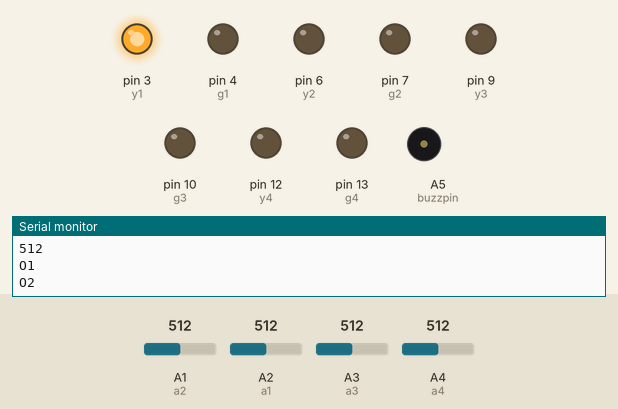
A sketch run on a simulated Arduino Uno, built with avr-gcc and run on an emulated ATmega328P. Parts: output pins drawn as LEDs (lit = HIGH), buzzer (waves = sounding, pin HIGH), the last lines printed to the serial monitor. The inputs (shaded band) are chosen by the test bench; at power-on: A1 (a2) = 512, A2 (a1) = 512, A4 (a4) = 512, A3 (a3) = 512. Pins used as bus, display or sensor lines are not drawn.

Above: at 2.3 s.
2.4 s: A1 (a2) set to 307
At 4.4 s:
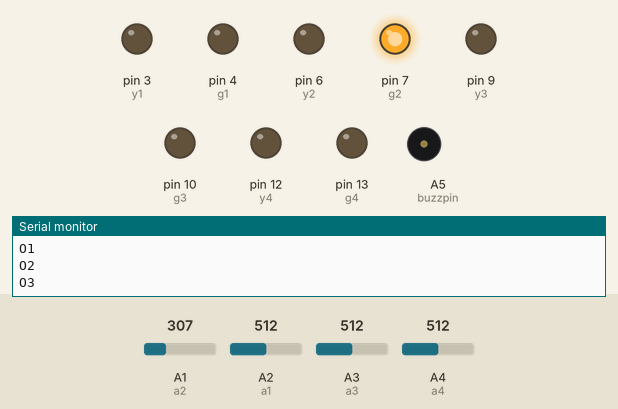
15.5 s: A1 (a2) set to 292
At 20.3 s:
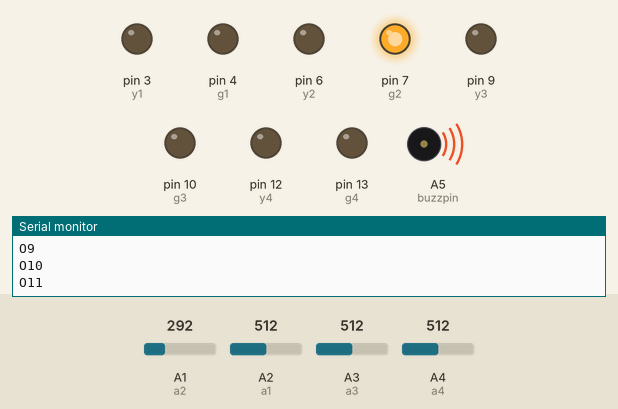
25.0 s: A2 (a1) set to 30
At 29.9 s:
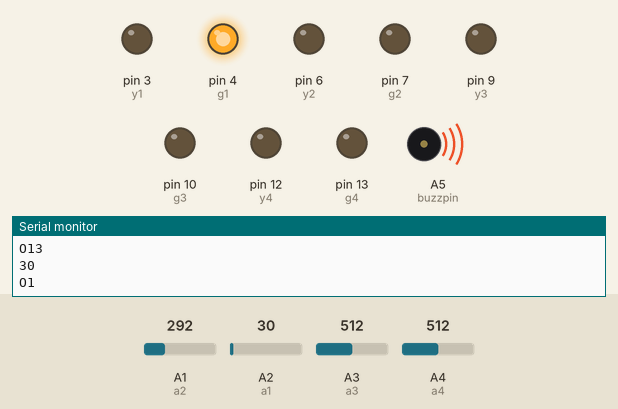
34.0 s: A4 (a4) set to 311
48.0 s: A4 (a4) set to 290
52.6 s: A3 (a3) set to 313
66.5 s: A3 (a3) set to 285
At 78.5 s:
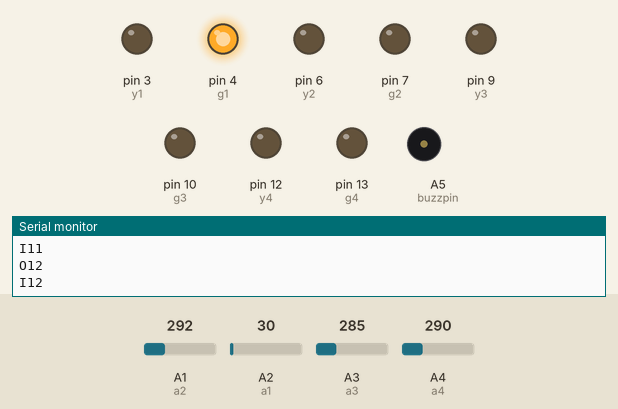
Timing chart, 0 to 80.0 s (numbered marks = the images above; inputs shaded):
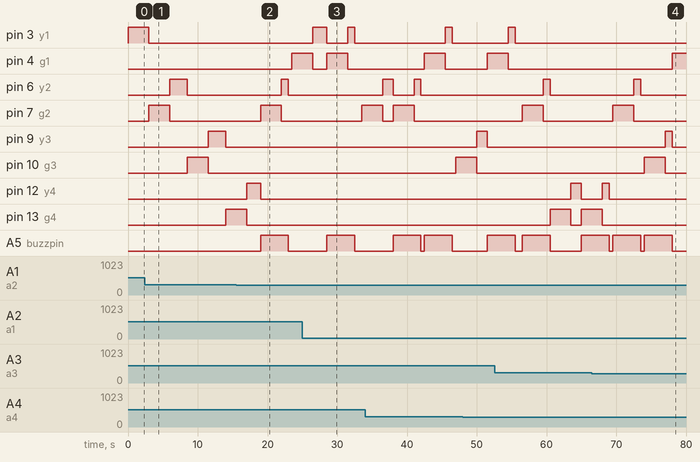

The sketch:

Arduino-code.ino
```cpp
//final project
int r1=2;
int y1=3;
int g1=4;
int r2=5;
int y2=6;
int g2=7;
int r3=8;
int y3=9;
int g3=10;
int r4=11;
int y4=12;
int g4=13;
int a1=A2;
int a2=A1;
int a3=A3;
int a4=A4;
int av1=0;
int av2=0;
int av3=0;
int av4=0;
int r=3000;
int y=1000;
int g=3000;
int du=300;
int buzzpin=A5;
void setup() {
  // put your setup code here, to run once:
  pinMode(r1,OUTPUT);
  pinMode(y1,OUTPUT);
  pinMode(g1,OUTPUT);
  pinMode(r2,OUTPUT);
  pinMode(y2,OUTPUT);
  pinMode(g2,OUTPUT);
  pinMode(r3,OUTPUT);
  pinMode(y3,OUTPUT);
  pinMode(g3,OUTPUT);
  pinMode(r4,OUTPUT);
  pinMode(y4,OUTPUT);
  pinMode(g4,OUTPUT);
  pinMode(a1,INPUT);
  pinMode(a2,INPUT);
  pinMode(a3,INPUT);
  pinMode(a4,INPUT);
  pinMode(buzzpin,OUTPUT);
  Serial.begin(9600);
  red(r1,y1,g1);
  red(r2,y2,g2);
  red(r3,y3,g3);
  red(r4,y4,g4);
}

void loop() {
  // put your main code here, to run repeatedly:
//red(r1,y1,g1);
yellow(r1,y1,g1);
red(r2,y2,g2);
av1=analogRead(a1);
delay(500);
Serial.println(av1);
//Serial.println(av1);
//Serial.println(av2);
//Serial.println(av3);
//Serial.println(av4);
delay(y);
/*delay(r);
yellow(r1,y1,g1);
delay(y);*/
Serial.println("O1");
av1=analogRead(a1);
delay(500);
if(av1<du){
  digitalWrite(buzzpin,HIGH);
  green(r1,y1,g1);
  red(r2,y2,g2);
  red(r3,y3,g3);
  red(r4,y4,g4);
  delay(g);
  yellow(r1,y1,g1);
  delay(y);
  red(r1,y1,g1);//doubt
  Serial.println("I1");
  digitalWrite(buzzpin,LOW);
}av1=0;
Serial.println("O2");
av3=analogRead(a3);
delay(500);
if(av3<du){
  digitalWrite(buzzpin,HIGH);
  green(r3,y3,g3);
  red(r4,y4,g4);
  red(r1,y1,g1);
  red(r2,y2,g2);
  delay(g);
  yellow(r3,y3,g3);
  delay(y);
  red(r3,y3,g3);
  Serial.println("I2");
  digitalWrite(buzzpin,LOW);
}av3=0;
Serial.println("O3");
av4=analogRead(a4);
delay(500);
if(av4<du){
  digitalWrite(buzzpin,HIGH);
green(r4,y4,g4);
 red(r1,y1,g1);
  red(r2,y2,g2);
  red(r3,y3,g3);
delay(g);
yellow(r4,y4,g4);
delay(y);
red(r4,y4,g4);
Serial.println("I3");
digitalWrite(buzzpin,LOW);
}av4=0;
//Serial.println("i am here");
red(r1,y1,g1);
green(r2,y2,g2);
delay(g);
yellow(r2,y2,g2);
delay(y);
av2=analogRead(a2);
delay(500);
Serial.println("O4");
if(av2<du){
  digitalWrite(buzzpin,HIGH);
  green(r2,y2,g2);
  red(r1,y1,g1);
  red(r3,y3,g3);
  red(r4,y4,g4);
  delay(g);
  yellow(r2,y2,g2);
  delay(y);
  red(r2,y2,g2);
  Serial.println("I4");
  digitalWrite(buzzpin,LOW);
}av2=0;
av1=analogRead(a1);
delay(500);
Serial.println("O5");
 if(av1<du){
  digitalWrite(buzzpin,HIGH);
 green(r1,y1,g1);
   red(r2,y2,g2);
  red(r3,y3,g3);
    red(r4,y4,g4);
 delay(g);
 yellow(r1,y1,g1);
 delay(y);
 red(r1,y1,g1);
 Serial.println("I5");
 digitalWrite(buzzpin,LOW);
 }av1=0;
 av4=analogRead(a4);
 delay(500);
 Serial.println("O6");
 if(av4<du){
  digitalWrite(buzzpin,HIGH);
green(r4,y4,g4);
 red(r2,y2,g2);
  red(r3,y3,g3);
  red(r1,y1,g1);
delay(g);
yellow(r4,y4,g4);
delay(y);
red(r4,y4,g4);
Serial.println("I6");
digitalWrite(buzzpin,LOW);
}av4=0;
red(r2,y2,g2);
green(r3,y3,g3);
delay(g);
yellow(r3,y3,g3);
delay(y);
av1=analogRead(a1);
delay(500);
 Serial.println("O9");
 Serial.print("av1 value is");
 Serial.println(av1);
 if(av1<du){
  digitalWrite(buzzpin,HIGH);
green(r1,y1,g1);
red(r2,y2,g2);
red(r3,y3,g3);
red(r4,y4,g4);
 delay(g);
 yellow(r1,y1,g1);
 delay(y);
 red(r1,y1,g1);
 Serial.println("I9");
 digitalWrite(buzzpin,LOW);
 }av1=0;
av3=analogRead(a3);
delay(500);
Serial.println("O7");
if(av3<du){
  digitalWrite(buzzpin,HIGH);
  green(r3,y3,g3);
  red(r1,y1,g1);
  red(r2,y2,g2);
  red(r4,y4,g4);
  delay(g);
  yellow(r3,y3,g3);
  delay(y);
  red(r3,y3,g3);
  Serial.println("I7");
  digitalWrite(buzzpin,LOW);
}av3=0;
 av2=analogRead(a2);
 delay(500);
 Serial.println("O9");
 if(av2<du){
  digitalWrite(buzzpin,HIGH);
green(r2,y2,g2);
red(r1,y1,g1);
red(r3,y3,g3);
red(r4,y4,g4);
 delay(g);
 yellow(r2,y2,g2);
 delay(y);
 red(r2,y2,g2);
 Serial.println("I9");
 digitalWrite(buzzpin,LOW);
 }av2=0;

red(r3,y3,g3);
green(r4,y4,g4);
delay(g);
yellow(r4,y4,g4);
delay(y);
Serial.println("O10");
av4=analogRead(a4);
delay(500);
if(av4<du){
  digitalWrite(buzzpin,HIGH);
  green(r4,y4,g4);
  red(r1,y1,g1);
  red(r2,y2,g2);
  red(r3,y3,g3);
  delay(g);
  yellow(r4,y4,g4);
  delay(y);
  red(r4,y4,g4);
  Serial.println("I10");
  digitalWrite(buzzpin,LOW);
}av4=0;
av2=analogRead(a2);
delay(500);
Serial.println("O11");
 if(av2<du){
  digitalWrite(buzzpin,HIGH);
 green(r2,y2,g2);
 red(r1,y1,g1);
red(r3,y3,g3);
red(r4,y4,g4);
 delay(g);
 yellow(r2,y2,g2);
 delay(y);
 red(r2,y2,g2);
 Serial.println("I11");
 digitalWrite(buzzpin,LOW);
 }av2=0;
 av3=analogRead(a3);
 delay(500);
 Serial.println("O12");
 if(av3<du){
  digitalWrite(buzzpin,HIGH);
  green(r3,y3,g3);
  red(r1,y1,g1);
  red(r2,y2,g2);
  red(r4,y4,g4);
  red(r4,y4,g4);
  delay(g);
  yellow(r3,y3,g3);
  delay(y);
  red(r3,y3,g3);
  Serial.println("I12");
  digitalWrite(buzzpin,LOW);
}
av3=0;

red(r4,y4,g4);
green(r1,y1,g1);
delay(g);
Serial.println("O13");
/*yellow(r1,y1,g1);
delay(y);*/
  }
void red(int r,int y,int g){
  digitalWrite(r,HIGH);
  digitalWrite(y,LOW);
  digitalWrite(g,LOW);
}
void yellow(int r,int y,int g){
  digitalWrite(r,LOW);
  digitalWrite(y,HIGH);
  digitalWrite(g,LOW);
}
void green(int r,int y,int g){
  digitalWrite(r,LOW);
  digitalWrite(y,LOW);
  digitalWrite(g,HIGH);
}
```

Measured:
- the behaviour switches between 300 and 299 on A1 (a2) (found by bisection; images 1 and 2)
- the behaviour switches between 300 and 299 on A3 (a3) (found by bisection; images 3 and 4)
- after the input at 15.5 s, pin 3 (y1): stays LOW (without the input it goes to HIGH after 7.0 s); pin 6 (y2): LOW → HIGH after 6.5 s, → LOW 1.0 s later; pin 7 (g2): LOW → HIGH after 3.5 s, → LOW 3.0 s later; A5 (buzzpin): LOW → HIGH after 3.5 s, → LOW 4.0 s later
- after the input at 25.0 s, pin 6 (y2): stays LOW (without the input it goes to HIGH after 7.5 s); A5 (buzzpin): LOW → HIGH after 3.5 s, → LOW 4.0 s later
- after the input at 66.5 s, pin 3 (y1): stays LOW (without the input it goes to HIGH after 10.5 s); pin 9 (y3): LOW → HIGH after 10.5 s, → LOW 1.0 s later; pin 10 (g3): LOW → HIGH after 7.5 s, → LOW 3.0 s later
